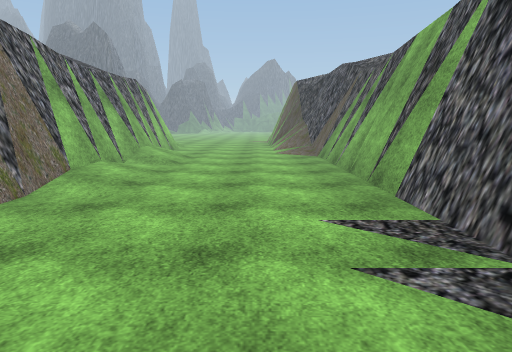
[1] (above)

15 first-person views from a walk through a Unity game level. The camera is 1.5 m above the floor, tilts 8° down and sees 70° across. The floor is counted in squares, 1 m on a side. Each view is taken from the middle of a square. On the plan, view 1 faces up. The plan holds only what a view shows up to about 16 squares ahead; the rest is blank. The place goes on beyond the plan. The player is left out. Some surface patterns are stand-ins.

[2]
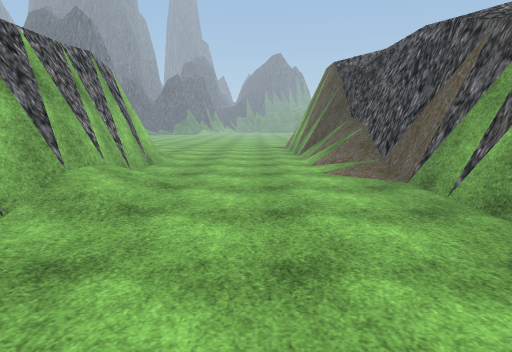

[3]
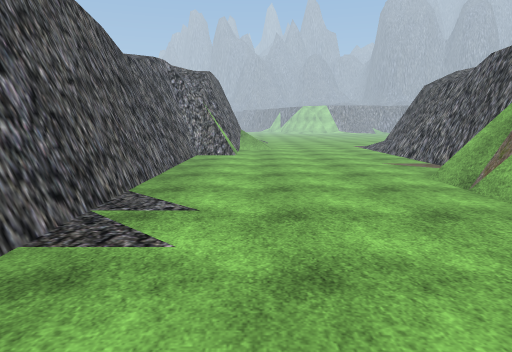

[4]
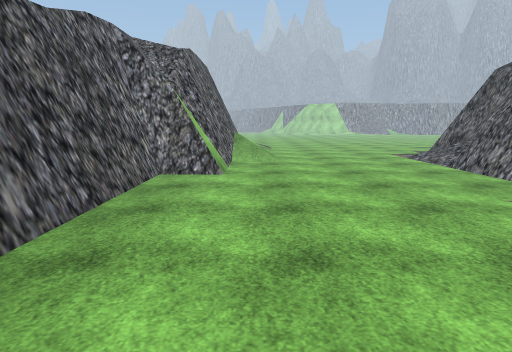

[5]
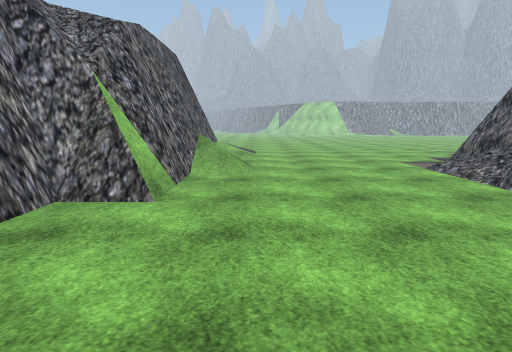

[6]
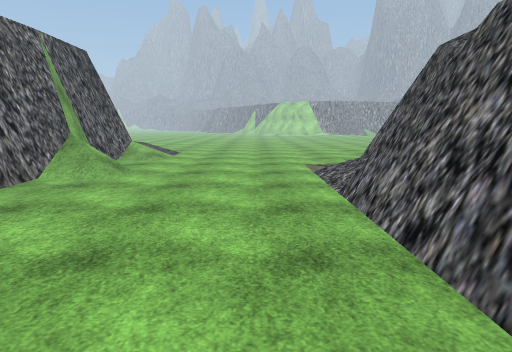

[7]
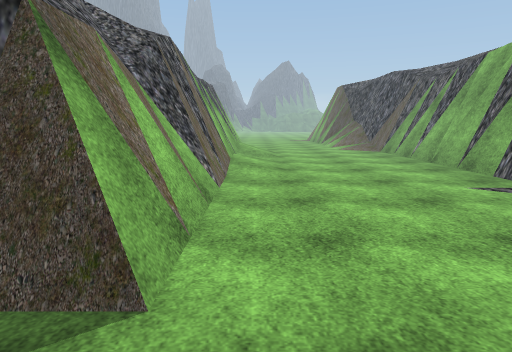

[8]
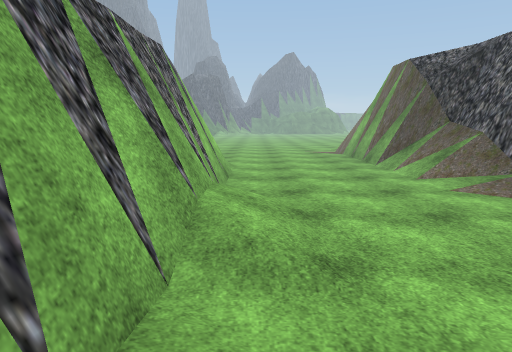

[9]
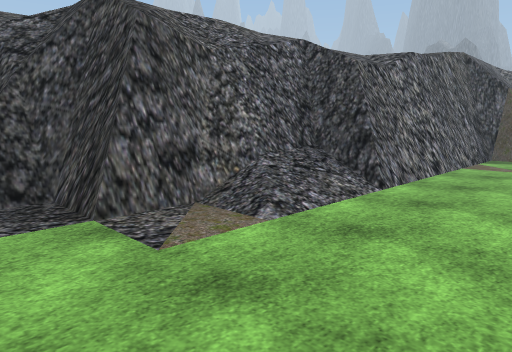

[10]
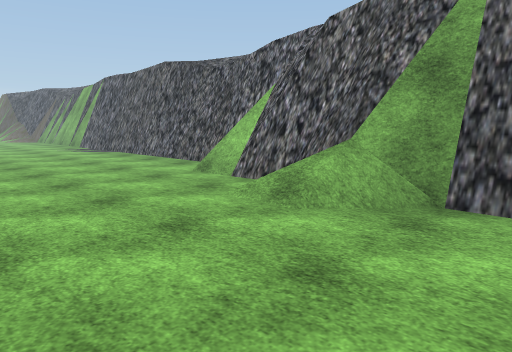

[11]
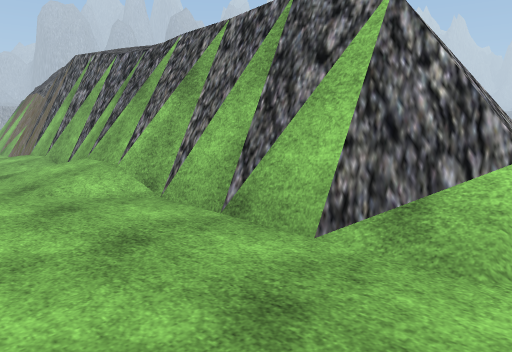

[12]
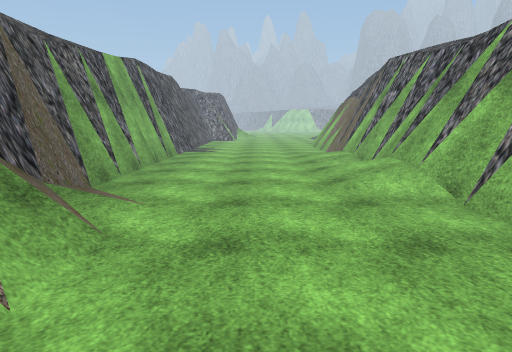

[13]
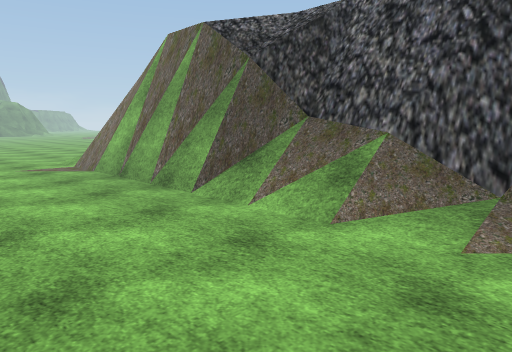

[14]
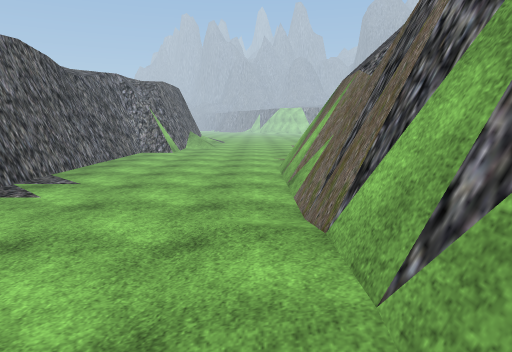

[15]
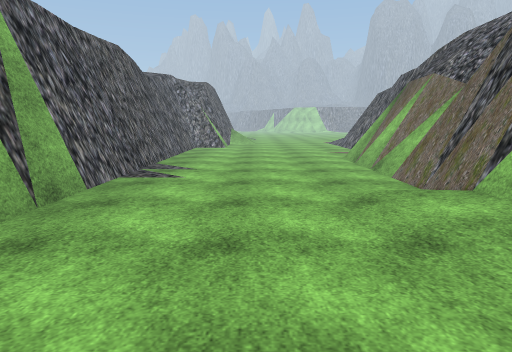

### Floor plan
Key: @ floor where view 1 was taken; # wall or solid block; . main floor; : floor 0.25 m higher than the main floor; / step, stairs or slope; = window, fence, low wall or low ledge; O other object.
Columns run from 12 left of view 1 to 4 right of it. Each row starts with its distance up from view 1.
 26         .....=#
 25     ==O/.....=##
 24     ###/...../=##
 23       ##.....//##
 22       ##.....//##
 21        #.....//##
 20        #....../##
 19        #....../##
 18        #/......##
 17       ##/......##
 16       ##/......=#
 15       #=/......##
 14       #=/......##
 13       ##.......##
 12       ##/......##
 11        #:......##
 10        #:......##
  9        #:......##
  8        #.......##
  7       ##.......##
  6       ##.......##
  5       #=.......##
  4       #=.......##
  3       #=.......##
  2       #=.......##
  1      ##=.......##
  0      #==....@..##
 -1      #.........##
 -2      #.........##
 -3      #.........##
 -4      #.........##
 -5      #.........##
 -6      #.........##
 -7      #.........##
 -8     ##.......==##
 -9   ####.......=###
-10   #===.......=#
-11   #=//.......##
-12   #=//.......##
-13   #=//......O=#
-14   ##........O##
-15 ####.........##
-16 ##==.........##
-17  =...........##
-18    ..........##

Where each view was taken, in squares from view 1:
view 1: 0 up, 0 right, facing up
view 2: 8 up, 1 left, facing up
view 3: 10 up, 0 right, facing down
view 4: 3 up, 0 right, facing down
view 5: 1 down, 1 left, facing down
view 6: 2 down, 5 left, facing down
view 7: 3 down, 4 left, facing up
view 8: 10 up, 4 left, facing up
view 9: 18 down, 3 left, facing up-left
view 10: 18 down, 6 left, facing up-right
view 11: 26 up, 1 left, facing down-left
view 12: 26 up, 1 left, facing down
view 13: 18 up, 4 left, facing up-right
view 14: 14 up, 4 left, facing down
view 15: 16 up, 1 left, facing down
